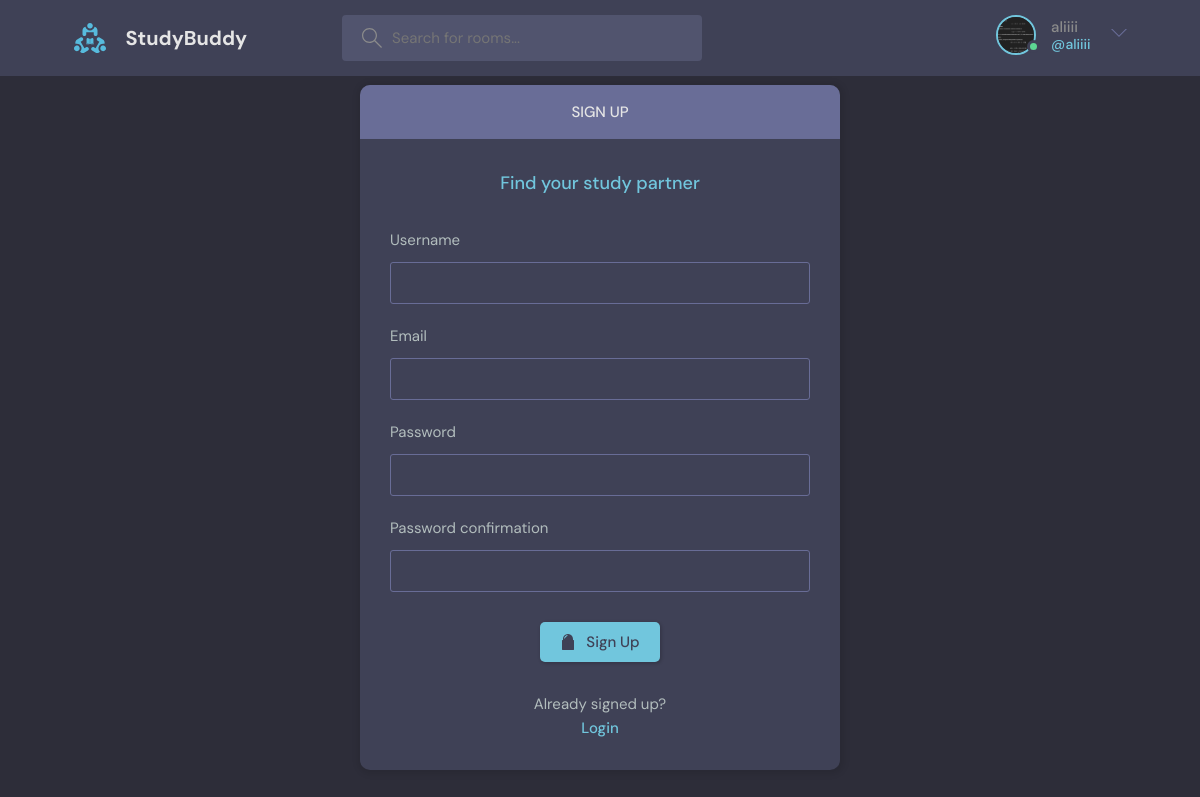
The page /register/ (signed in) on the database its author committed.
### base/models.py (models this page shows)
class User(AbstractUser):
    name = models.CharField(max_length=200, null=True)
    email = models.EmailField(unique=True, null=True)
    bio = models.TextField(null=True)
    avatar = models.ImageField(null=True, default="avatar.svg")
    USERNAME_FIELD = 'email'
    REQUIRED_FIELDS = []

### base/views.py (the view, shortened to what this page needs)
# urls.py: path('register/', views.registerPage, name="register"),
def registerPage(request):
    form = CustomUserCreationForm()
    return render(request, 'base/login_register.html',{'form':form})

### base/forms.py
class CustomUserCreationForm(UserCreationForm):
    email = forms.EmailField(required=True)
    class Meta:
        model = User
        fields = ['username','email', 'password1', 'password2']

### base/templates/base/login_register.html (shortened to what this page needs)
{% extends 'main.html' %}
{% block content %}
    <main class="auth layout">
      {% if page == 'login' %}
      <div class="container">
        <div class="layout__box">
          <div class="layout__boxHeader">
            <div class="layout__boxTitle">
              <h3>Login</h3>
            </div>
          </div>
          <div class="layout__body">
            <h2 class="auth__tagline">Find your study partner</h2>
            <form class="form" action="" method="post">
              {% csrf_token %}
              <div class="form__group form__group">
                <label for="room_name">Username</label>
                <input id="username" name="username" type="text" placeholder="e.g. dennis_ivy" />
              </div>
              <div class="form__group">
                <label for="password">Password</label>
                <input
                  id="password"
                  name="password"
                  type="password"
                  placeholder="&bull;&bull;&bull;&bull;&bull;&bull;&bull;&bull;"
                />
              </div>
              <button class="btn btn--main" type="submit">
                <svg
                  version="1.1"
                  xmlns="http://www.w3.org/2000/svg"
                  width="32"
                  height="32"
                  viewBox="0 0 32 32"
                >
                  <title>lock</title>
                  <path
                    d="M27 12h-1v-2c0-5.514-4.486-10-10-10s-10 4.486-10 10v2h-1c-0.553 0-1 0.447-1 1v18c0 0.553 0.447 1 1 1h22c0.553 0 1-0.447 1-1v-18c0-0.553-0.447-1-1-1zM8 10c0-4.411 3.589-8 8-8s8 3.589 8 8v2h-16v-2zM26 30h-20v-16h20v16z"
                  ></path>
                  <path
                    d="M15 21.694v4.306h2v-4.306c0.587-0.348 1-0.961 1-1.694 0-1.105-0.895-2-2-2s-2 0.895-2 2c0 0.732 0.413 1.345 1 1.694z"
                  ></path>
                </svg>
                Login
              </button>
            </form>
            <div class="auth__action">
              <p>Haven't signed up yet?</p>
              <a href="{% url 'register' %}" class="btn btn--link">Sign Up</a>
            </div>
          </div>
        </div>
      </div>
      {% else %}
      <div class="container">
        <div class="layout__box">
          <div class="layout__boxHeader">
            <div class="layout__boxTitle">
              <h3>Sign Up</h3>
            </div>
          </div>
          <div class="layout__body">
            <h2 class="auth__tagline">Find your study partner</h2>
            <form class="form" action="#" method="POST">
              {% for field in form %}
              <div class="form__group form__group">
                <label for="room_name">{{field.label}}</label>
                {{field}}
              </div>
              {% endfor %}
              <div class="auth__action">
                <button class="btn btn--main" type="submit">
                  Sign Up
                </button>
              </div>
            </form>
            <div class="auth__action">
              <p>Already signed up?</p>
              <a href="{% url 'login' %}" class="btn btn--link">Login</a>
            </div>
          </div>
        </div>
      </div>
      {% endif %}
    </main>
{% endblock %}

### templates/navbar.html (shortened to what this page needs)
{% load static %}
<header class="header header--loggedIn">
    <div class="container">
      <a href="{% url 'home' %}" class="header__logo">
        <img src="{% static 'images/logo.svg' %}" />
        <h1>StudyBuddy</h1>
      </a>
      <form class="header__search" method="get" action="{% url 'home' %}">
        <label>
          <input name="q" placeholder="Search for rooms..." />
        </label>
      </form>
      <nav class="header__menu">
        {% if request.user.is_authenticated %}
        <div class="header__user">
          <a href="{% url 'update-user' %}">
            <div class="avatar avatar--medium active">
              <img src="{{request.user.avatar.url}}" />
            </div>
            <p>{{request.user.username}}<span>@{{request.user.username}}</span></p>
          </a>
          <button class="dropdown-button">
            <svg version="1.1" xmlns="http://www.w3.org/2000/svg" width="32" height="32" viewBox="0 0 32 32">
              <title>chevron-down</title>
              <path d="M16 21l-13-13h-3l16 16 16-16h-3l-13 13z"></path>
            </svg>
          </button>
        </div>
        {% else %}
         <a href="{% url 'login' %}">
          <img src="{% static 'images/avatar.svg' %}" />
          <p>Login</p>
        </a>
        {% endif %}
      </nav>
    </div>
  </header>

### rows shown on the page
User: user.avatar (picture), user.username "aliiii"

### other values the page prints
{{ field.label }} "Username" "Email" "Password" "Password confirmation"
